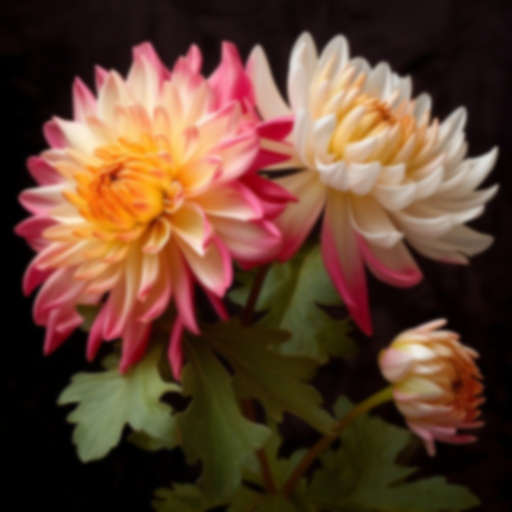
#> input picture images/flower.jpg, 1024 x 1024 px (shown at 1/2 size)
$ python Exp1.py
#> lines starting #> are read from the running program, lines starting #| are printed output that depends on the picture
### resources/display_utils.py
import cv2

DISPLAY_W = 700
DISPLAY_H = 520
WINDOW_X = 40
WINDOW_Y = 60
X_STEP = 760
Y_STEP = 560
_window_index = 0

def show_small(title, image):
    global _window_index
    if image is None:
        return

    h, w = image.shape[:2]
    scale = min(DISPLAY_W / w, DISPLAY_H / h) if w and h else 1.0
    if scale < 1.0:
        new_w = max(1, int(w * scale))
        new_h = max(1, int(h * scale))
        image = cv2.resize(image, (new_w, new_h), interpolation=cv2.INTER_AREA)

    cv2.namedWindow(title, cv2.WINDOW_NORMAL)
    cv2.resizeWindow(title, image.shape[1], image.shape[0])
    x = WINDOW_X + (_window_index % 3) * X_STEP
    y = WINDOW_Y + (_window_index // 3) * Y_STEP
    cv2.moveWindow(title, x, y)
    cv2.imshow(title, image)
    _window_index += 1

### labs/Exp1.py
import cv2
import sys
from pathlib import Path

ROOT = Path(__file__).resolve().parent
PROJECT_ROOT = ROOT.parent
if str(PROJECT_ROOT) not in sys.path:
    sys.path.insert(0, str(PROJECT_ROOT))

from resources.display_utils import show_small

img = cv2.imread(str(ROOT.parent / "images" / "flower.jpg"))
#> img is the input picture: shape (1024, 1024, 3); mean B, G, R 46.7, 64.7, 96.7

if img is None:
    print("Image not found!")
else:
    # Show original image
    show_small("Original Image", img)
#> in show_small, `image = cv2.resize(image, (new_w, new_h), interpolation=cv2.INTER_AREA)`:
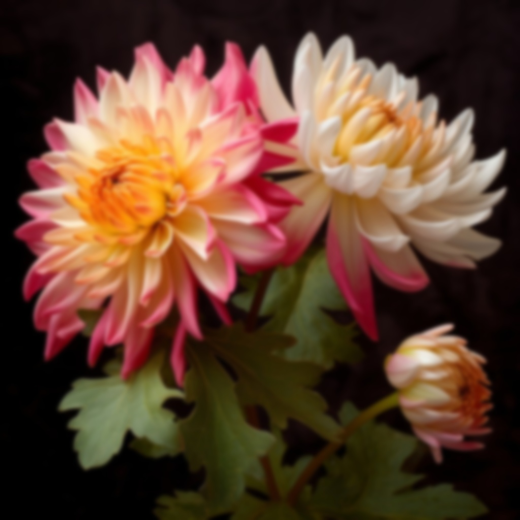
#> image: shape (520, 520, 3); mean of channels 0, 1, 2 46.7, 64.7, 96.7; drawn as B, G, R

    # Convert image to grayscale
    gray = cv2.cvtColor(img, cv2.COLOR_BGR2GRAY)
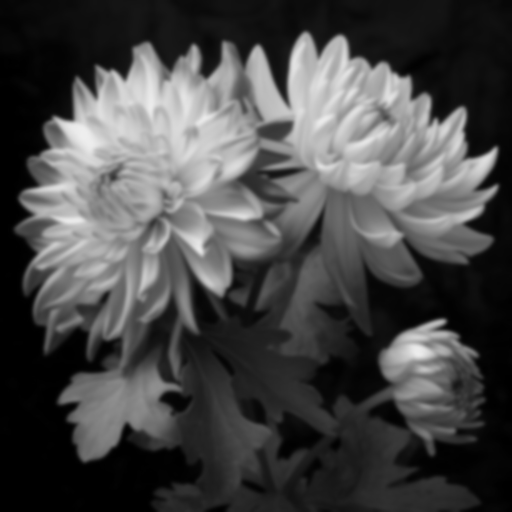
#> gray: shape (1024, 1024) (shown at 1/2 size); min 0, max 238, mean 72.3

    # Display grayscale image
    show_small("Gray Image", gray)
#> call 2 of show_small, with title = 'Gray Image'
#> in show_small (call 2), `image = cv2.resize(image, (new_w, new_h), interpolation=cv2.INTER_AREA)`:
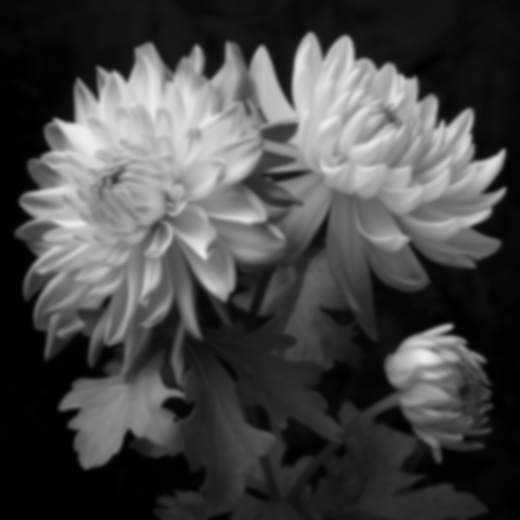
#> image: shape (520, 520); min 0, max 238, mean 72.3

    # Save grayscale image
    output_path = PROJECT_ROOT / "images" / "gray_flower.jpg"
    if not cv2.imwrite(str(output_path), gray):
        raise OSError(f"Unable to save grayscale image: {output_path}")

    print("Image converted successfully!")
    print(f"Grayscale image saved as {output_path}")

    cv2.waitKey(0)
    cv2.destroyAllWindows()

$ run again, with images/exp14_animal.jpg copied over images/flower.jpg
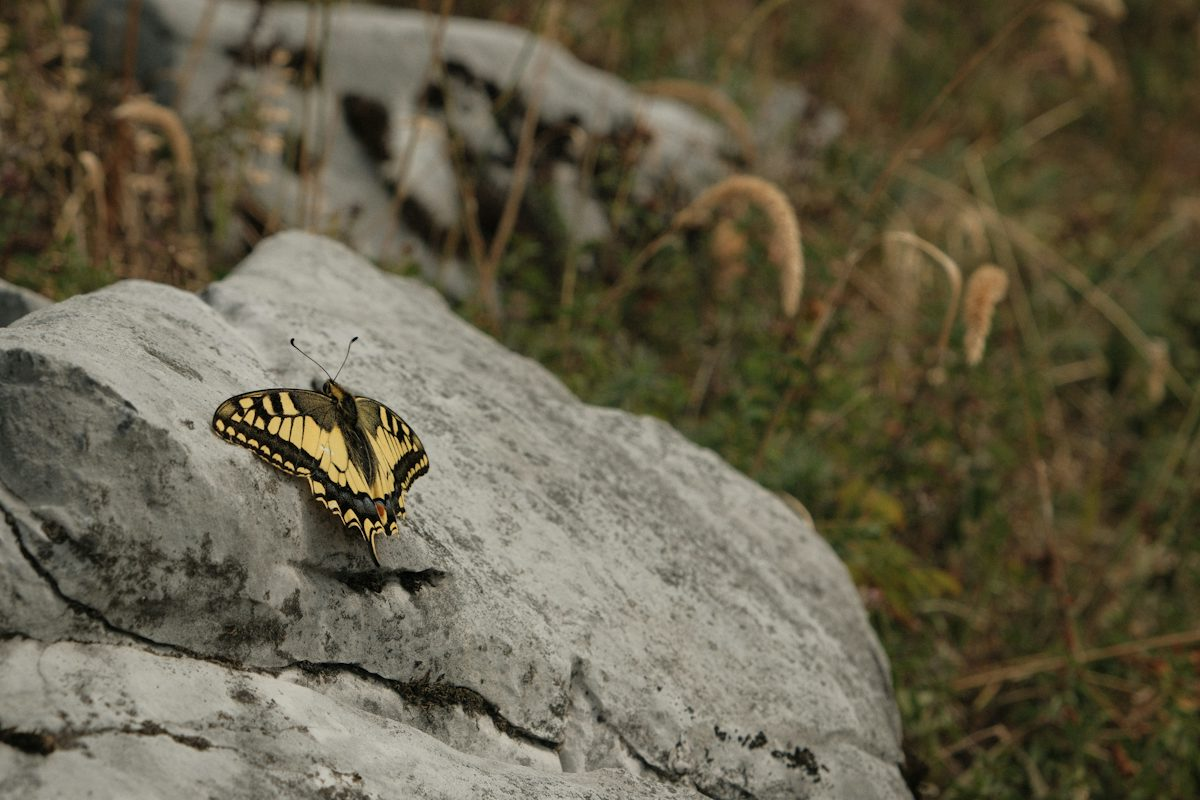
#> input picture images/exp14_animal.jpg, 1200 x 800 px
#> img is the input picture: shape (800, 1200, 3); mean B, G, R 73.4, 94.2, 100.5
#> `gray = cv2.cvtColor(img, cv2.COLOR_BGR2GRAY)`:
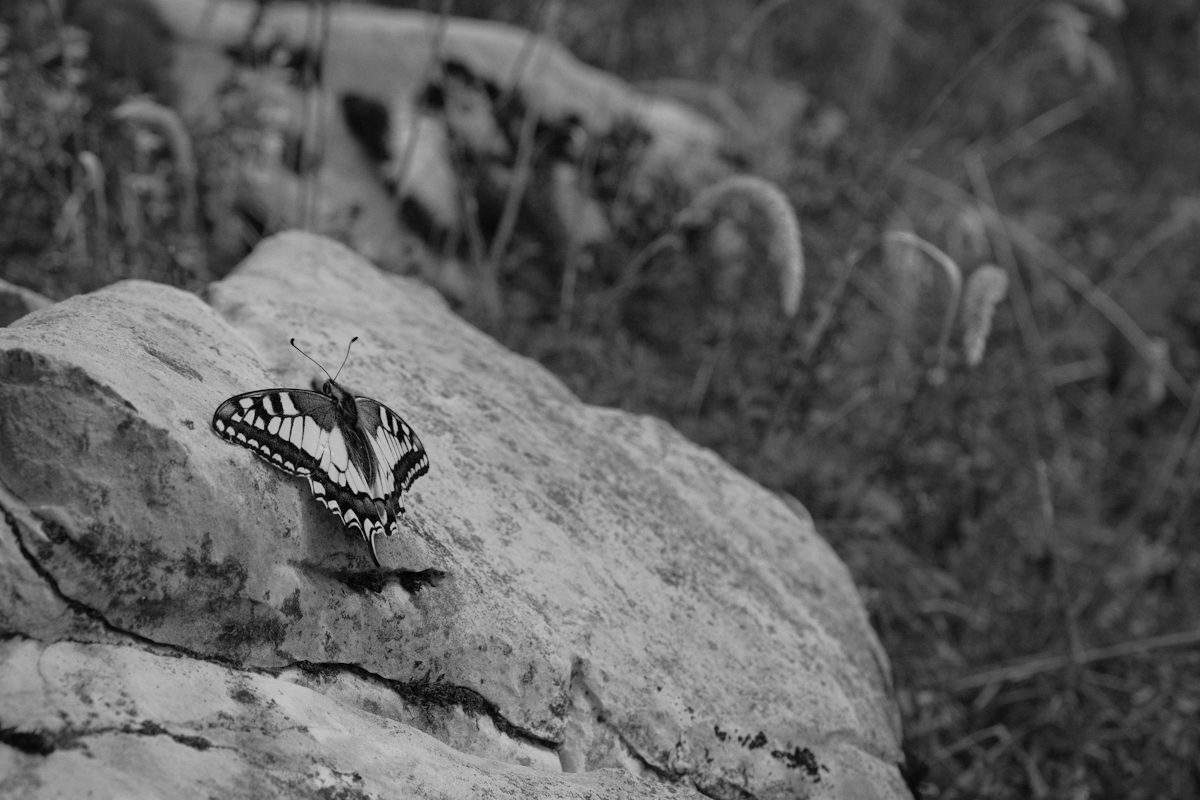
#> gray: shape (800, 1200); min 0, max 213, mean 93.7
#> image: shape (466, 700)

$ run again, with images/exp15_animal.jpg copied over images/flower.jpg
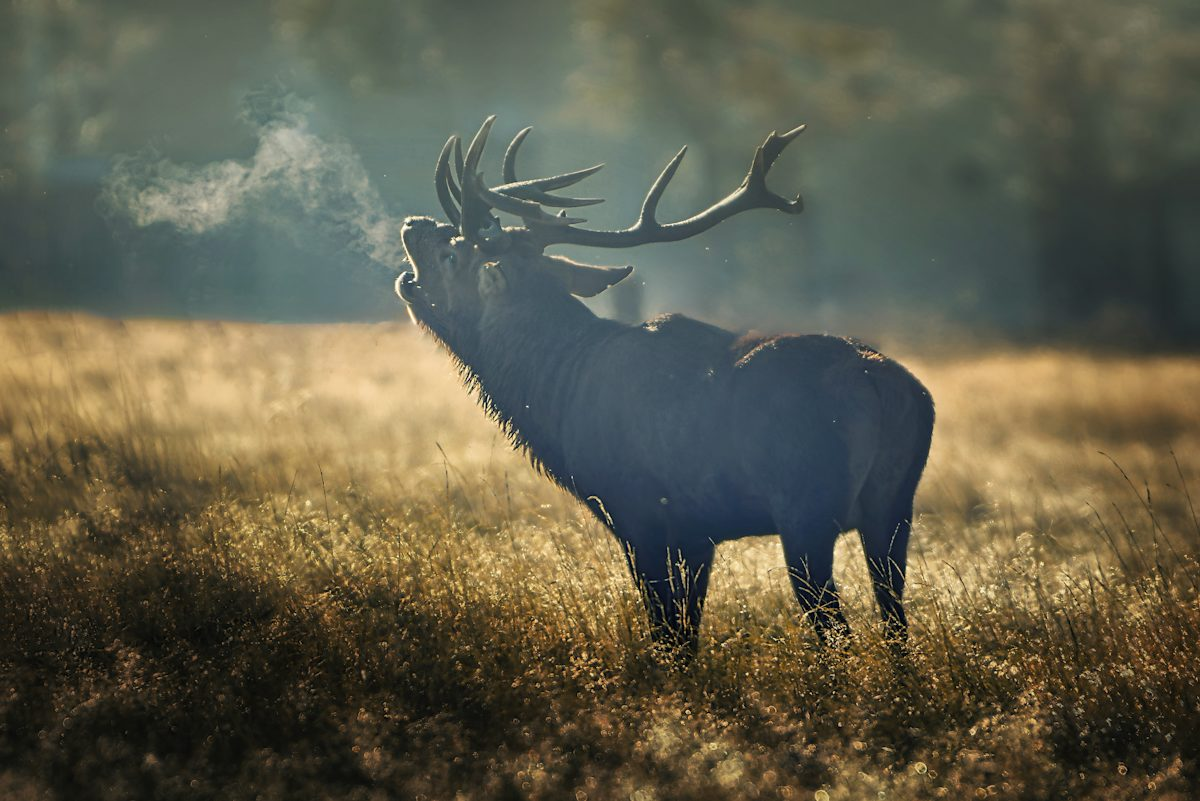
#> input picture images/exp15_animal.jpg, 1200 x 801 px
#> img is the input picture: shape (801, 1200, 3); mean B, G, R 74.2, 93.1, 95.8
#> `gray = cv2.cvtColor(img, cv2.COLOR_BGR2GRAY)`:
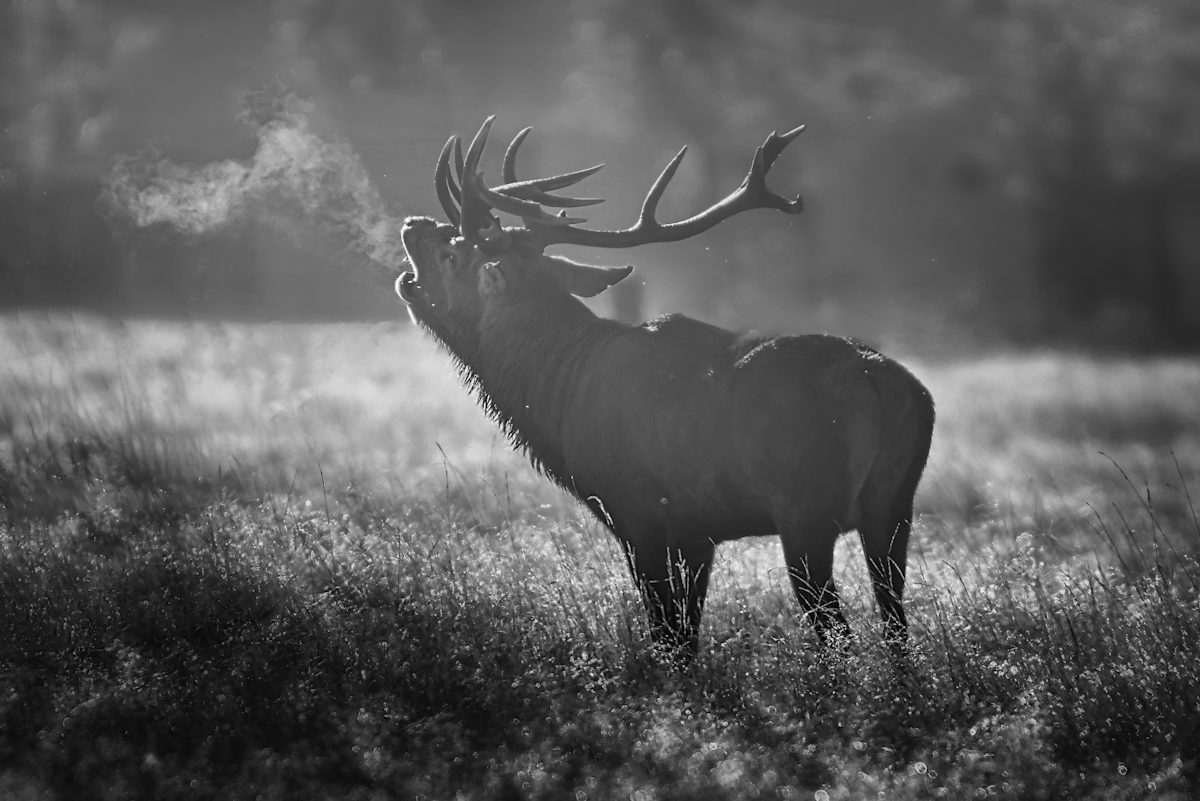
#> gray: shape (801, 1200); min 0, max 254, mean 91.7
#> image: shape (467, 700)
